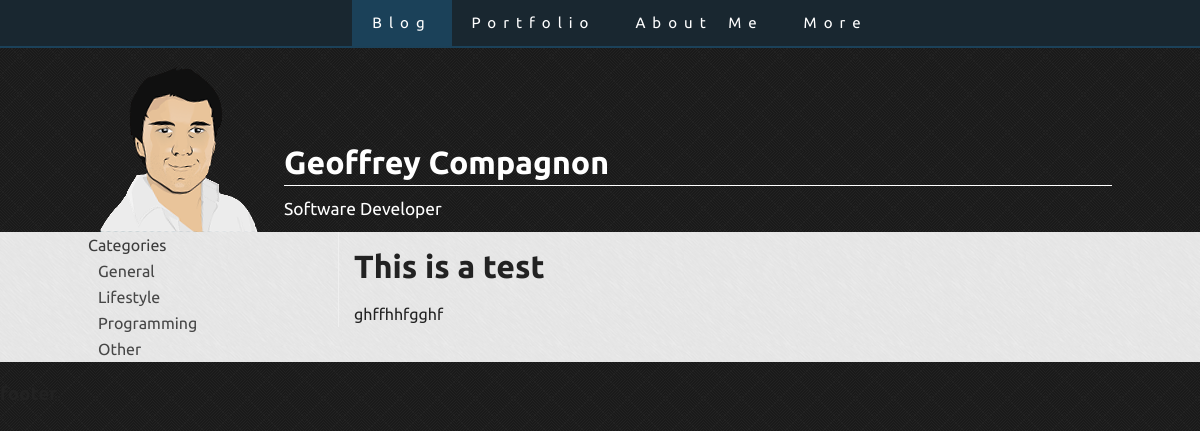
Page /blog/ on the earlier database version.
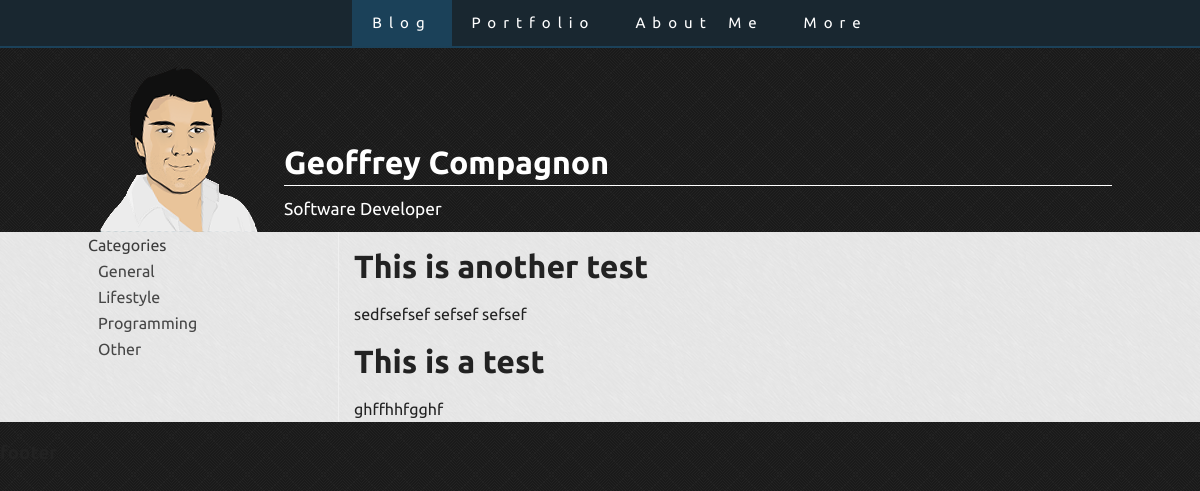
Same page on the later database version.
### cmsk/blog/models.py (models this page shows, shortened)
class Post(models.Model):
    title = models.TextField()
    slug = models.CharField(max_length=100)
    content = models.TextField()
    user = models.ForeignKey(User)
    keywords = models.TextField(blank=True, null=True)
    date_create = models.DateField(auto_now=True)
    categories = models.ManyToManyField(Category)

### cmsk/blog/views.py (the view)
def index(request):
    post_list = Post.objects.order_by('-id')[:5]
    context = {
        'post_list': post_list,
    }
    return render(request, 'blog/index.html', context)

### cmsk/blog/templates/blog/index.html (shortened to what this page needs)
{% extends "base.html" %}
{% block maincontent %}
    {% if post_list %}
        <div class="articles">
        {% for post in post_list %}
            <article>
                <header>
                    <h1>{{ post.title }}</h1>
                </header>
                <section>
                    {{ post.content }}
                </section>
            </article>
        {% endfor %}
        </div>
    {% else %}
        <p>No posts are available.</p>
    {% endif %}
{% endblock %}

### cmsk/templates/base.html (shortened to what this page needs)
{% load staticfiles %}
<!DOCTYPE html>
 <html class="no-js">
    <head>
        <link rel="stylesheet" href="{% static 'vendor/boilerplate/css/normalize.min.css' %}">
        <link rel="stylesheet" href="{% static 'vendor/boilerplate/css/main.css' %}">
    </head>
    <body>
        <nav class="clearfix topnav">
            <ul>
                <li><a href="#" class="current">Blog</a></li>
                <li><a href="#">Portfolio</a></li>
                <li><a href="#">About Me</a></li>
                <li><a href="#">More</a></li>
            </ul>
        </nav>
        <div class="header-container">
            <header class="wrapper clearfix">
                 <div class="profilewrap">
                    <div class="profile-photo">
                        <img src="{% static 'img/profile.png' %}" />
                    </div>
                    <div class="profile-text">
                        <h1>Geoffrey Compagnon</h1>
                        <h2>Software Developer</h2>
                    </div>
                </div>
            </header>
        </div>
        <div class="main-container">
            <div class="main wrapper clearfix">
                    <div id="nav-wrapper">
                        {% block sidemenu %}
                            <nav>
                                <ul>
                                    <li><a href="#">Categories</a>
                                        <ul>
                                            <li><a href="#">General</a></li>
                                            <li><a href="#">Lifestyle</a></li>
                                            <li><a href="#">Programming</a></li>
                                            <li><a href="#">Other</a></li>
                                        </ul>
                                    </li>
                                </ul>
                            </nav>
                        {% endblock %}
                    </div>
                    <div id="site-content">
                        <div class="content-wrapper">
                            {% block maincontent %}
                            {% endblock %}
                        </div>
                    </div>
            </div>
        </div>
        <div class="footer-container">
            <footer class="wrapper">
                <h3>footer</h3>
            </footer>
        </div>
    </body>
</html>

Differences in the rows shown:
added Post: title "This is another test", content "sedfsefsef sefsef sefsef"
